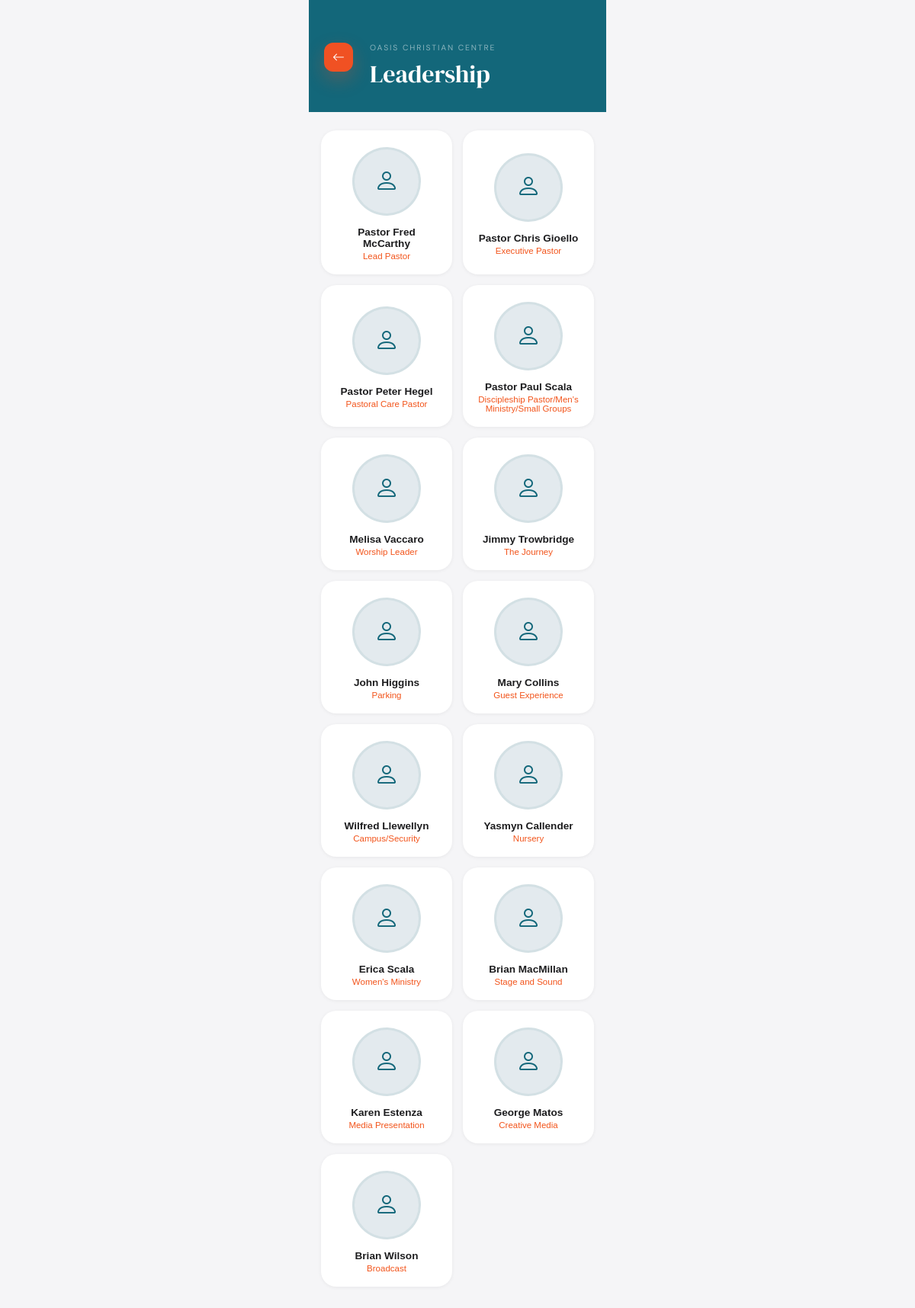
The app's page /leadership (signed in) with its own data.
### tables this page shows
CREATE TABLE leaders (
        id INTEGER PRIMARY KEY AUTOINCREMENT, name TEXT NOT NULL,
        role TEXT NOT NULL, bio TEXT DEFAULT '', photo TEXT DEFAULT '', sort_order INTEGER DEFAULT 0
    );

### member.py (the view)
@app.route('/leadership')
def leadership():
    track('leadership'); conn=get_db(); leaders=conn.execute("SELECT * FROM leaders ORDER BY sort_order").fetchall(); conn.close()
    return render_template('leadership.html',leaders=leaders,settings=all_settings())

### member.py (called while the page is built, shortened)
def get_db():
    conn = sqlite3.connect(DB)
    conn.row_factory = sqlite3.Row
    conn.execute("PRAGMA journal_mode=WAL")
    conn.execute("PRAGMA foreign_keys=ON")
    return conn

def all_settings():
    try:
        conn=get_db(); rows=conn.execute("SELECT key,value FROM settings").fetchall(); conn.close()
        return {r['key']:r['value'] for r in rows}
    except: return {}

def track(page):
    try:
        if session.get('admin_logged_in'):
            return
    except Exception as e:
        app.logger.warning(f"track() error: {e}")

### templates/leadership.html (shortened to what this page needs)
<!DOCTYPE html>
<html lang="en">
<head>
    <link rel="stylesheet" href="https://cdn.jsdelivr.net/npm/bootstrap-icons@1.11.1/font/bootstrap-icons.css">
</head>
<body>
<div class="shell">
    <div class="hero">
        <a href="{{ url_for('hub') }}" class="back-btn"><i class="bi bi-arrow-left"></i></a>
        <div class="hero-tag">Oasis Christian Centre</div>
        <div class="hero-title">Leadership</div>
    </div>
    <div class="grid">
        {% for l in leaders %}
        <button class="leader-card" onclick="openLeader({{ loop.index0 }})">
            <div class="avatar">
                {% if l.photo %}
                <img src="/static/{{ l.photo }}" alt="{{ l.name }}">
                {% else %}
                <div class="avatar-placeholder"><i class="bi bi-person"></i></div>
                {% endif %}
            </div>
            <div class="leader-name">{{ l.name }}</div>
            <div class="leader-role">{{ l.role }}</div>
        </button>
        {% endfor %}
    </div>
</div>
</body>
</html>

### templates/leadership.html (style rules this page uses)
:root { --teal: #13677A; --orange: #F2541B; --bg: #F5F5F7; --card: #fff; --text: #1d1d1f; --sub: #6e6e73; }
* { margin: 0; padding: 0; box-sizing: border-box; }
body { background: var(--bg); font-family: 'DM Sans', sans-serif; color: var(--text); display: flex; justify-content: center; min-height: 100vh; padding-bottom: 40px; }
.shell { width: 100%; max-width: 390px; }
.hero { background: var(--teal); padding: 56px 24px 28px; position: relative; }
.back-btn { position: absolute; top: 56px; left: 20px; color: #fff; font-size: 1rem; text-decoration: none; width: 38px; height: 38px; display: flex; align-items: center; justify-content: center; background: #f05123; border-radius: 12px; box-shadow: 0 10px 24px rgba(240,81,35,0.28); }
.hero-tag { font-size: 0.65rem; letter-spacing: 0.18em; text-transform: uppercase; color: rgba(255,255,255,0.5); margin-bottom: 6px; padding-left: 56px; }
.hero-title { font-family: 'DM Serif Display', serif; font-size: 2rem; color: white; padding-left: 56px; }
.grid { display: grid; grid-template-columns: 1fr 1fr; gap: 14px; padding: 24px 16px; }
.leader-card { background: var(--card); border-radius: 20px; padding: 22px 16px 18px; text-align: center; cursor: pointer; border: none; box-shadow: 0 1px 5px rgba(0,0,0,0.06); transition: transform 0.18s; width: 100%; }
.avatar { width: 90px; height: 90px; border-radius: 50%; overflow: hidden; margin: 0 auto 14px; background: var(--bg); border: 3px solid rgba(19,103,122,0.15); }
.avatar-placeholder { width: 100%; height: 100%; display: flex; align-items: center; justify-content: center; font-size: 2rem; color: var(--teal); background: rgba(19,103,122,0.08); }
.leader-name { font-size: 0.85rem; font-weight: 700; color: var(--text); margin-bottom: 3px; }
.leader-role { font-size: 0.72rem; color: var(--orange); font-weight: 500; }

### records on screen
leaders: name "Pastor Fred McCarthy", role "Lead Pastor"
leaders: name "Pastor Chris Gioello", role "Executive Pastor"
leaders: name "Pastor Peter Hegel", role "Pastoral Care Pastor"
leaders: name "Pastor Paul Scala", role "Discipleship Pastor/Men's Ministry/Small Groups"
leaders: name "Melisa Vaccaro", role "Worship Leader"
leaders: name "Jimmy Trowbridge", role "The Journey"
leaders: name "John Higgins", role "Parking"
leaders: name "Mary Collins", role "Guest Experience"
leaders: name "Wilfred Llewellyn", role "Campus/Security"
leaders: name "Yasmyn Callender", role "Nursery"
leaders: name "Erica Scala", role "Women's Ministry"
leaders: name "Brian MacMillan", role "Stage and Sound"
leaders: name "Karen Estenza", role "Media Presentation"
leaders: name "George Matos", role "Creative Media"
leaders: name "Brian Wilson", role "Broadcast"
